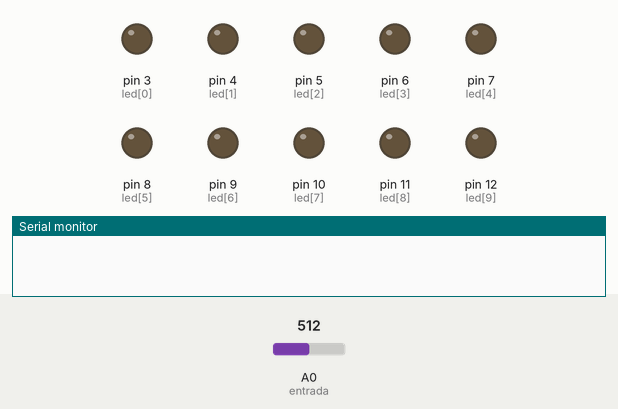
This sketch was run on a simulated Arduino Uno, built with avr-gcc and run on an emulated ATmega328P. Shown: output pins drawn as LEDs (lit = HIGH), the last lines printed to the serial monitor. The test bench sets the inputs (shaded band); at power-on: A0 (entrada) = 512.

Above: at 1.2 s.
1.3 s: A0 (entrada) set to 485
2.8 s: A0 (entrada) set to 478
At 3.7 s:
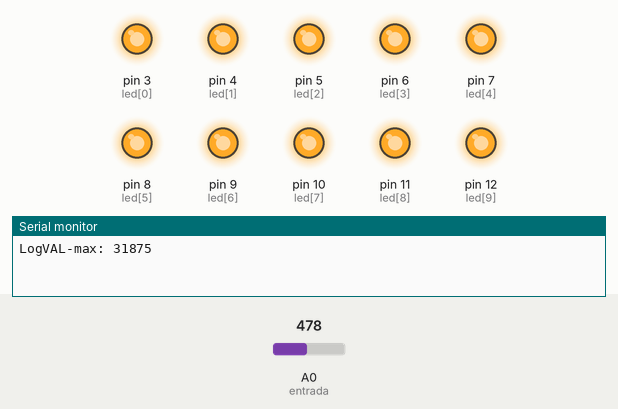
4.3 s: A0 (entrada) set to 309
5.8 s: A0 (entrada) set to 281
At 7.0 s:
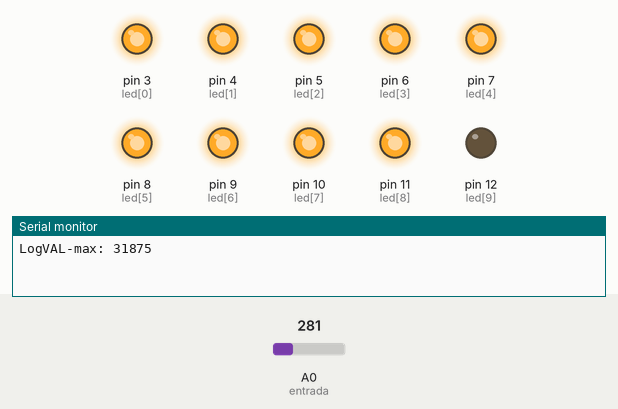
7.3 s: A0 (entrada) set to 306
At 8.4 s:
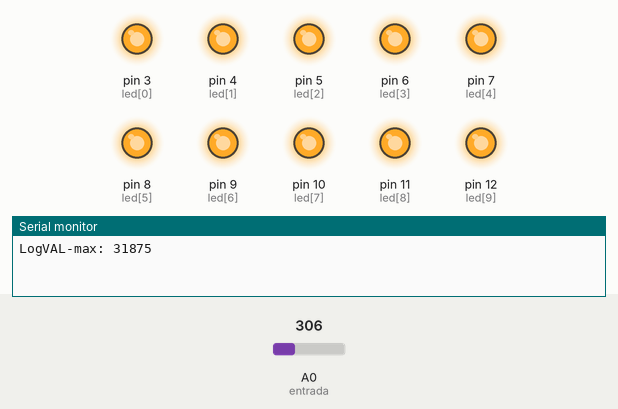
8.8 s: A0 (entrada) set to 122
At 9.5 s:
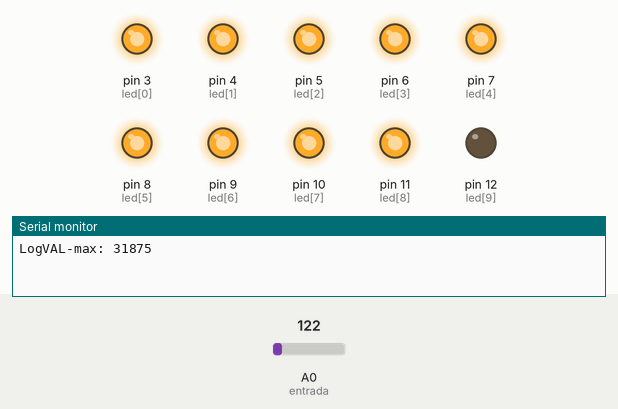
Timing chart, 0 to 11.3 s (numbered marks = the images above; inputs shaded):
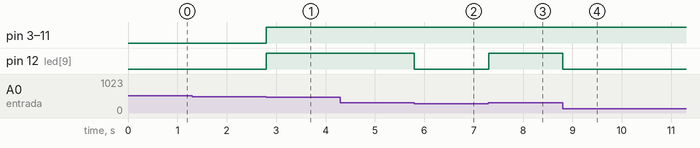

The sketch:

vumetro-completo.ino
```cpp
///////////////////////////////////////////////////
//////////////VÚMETRO PARA ARDUINO/////////////////
///////////////////////////////////////////////////
////////////Armando Astudillo Olalla///////////////
/////////////Asociación UC3Music-e/////////////////
////////Universidad Carlos III de Madrid///////////
///////////////////////////////////////////////////


int led[10] = {3,4,5,6,7,8,9,10,11,12}; //ASIGNAR PINES A LOS LEDs
int entrada = 0;                        //ENTRADA DE AUDIO
int audio, i, val, alto, logalto;
int a = 1;                              //IGUAL A 'O' PARA LINEAL Ó '1' PARA LOGARÍTMICO
int c = 1;                              //SEGUIR LA TABLA LINEAL AL FINAL DEL CODIGO
int d = 2;                              //SEGUIR LA TABLA LINEAL AL FINAL DEL CODIGO
int m =2;                               //SEGUIR LA TABLA LOGARÍTMICA AL FINAL DEL CODIGO


void setup()
{
  for (i = 0; i < 10; i++)
  pinMode(led[i], OUTPUT);
  pinMode(entrada, INPUT);
  Serial.begin(9600);
}

void loop()
{
  val = analogRead(entrada);               //LEE SEÑAL ENTRADA AUDIO


 if (a==0)
 {
    audio = (val*d)/c ;                    //TRANSFORMA LA ENTRADA SEGÚN DEPENDENCIA LINEAL

    if (val>alto)                          //COMPROBACIÓN DE MEDIDAS DEL VAL
    {
      alto = val;
      Serial.print("VAL-max: ");           //VALOR GUIA PARA ELECCIÓN DE PARÁMETROS
      Serial.println(alto);
    }
  }

  if (a!=0)
  {

    val = pow(val, m);                       //TRANSFORMA SEÑAL EN CURVA ASCENDENTE
    audio = log(val);                        //TRANSFORMA SEÑAL SALIDA EN LOGARITMO NEPERIANO

    if (val > logalto)                       //COMPROBACIÓN DE MEDIDAS DEL VAL
     {
       logalto = val;
       Serial.print("LogVAL-max: ");
       Serial.println(logalto);              //VALOR GUIO PARA ELECCIÓN DE PARÁMETROS

     }
   }

   //COMIENZO DE SELECCION DE LEDs

  if (audio <= 1)                              // SI EL VOLUMEN ES '0' PONE A OFF TODOS LOS LEDs
   {
    for(i = 0; i < 10; i++)
     {
       digitalWrite(led[i], LOW);
     }
   }

  else
    {
     for (i = 0; i < audio; i++)                // ENCIENDE LOS LEDs SEGÚN EL VOLUMEN
      {
       digitalWrite(led[i], HIGH);
      }

     for(i = i; i < 10; i++)                    // APAGA LOS LEDs SEGUN EL VOLUMEN
      {
        digitalWrite(led[i], LOW);
      }
    }
}


/*
///////////////////////////////////////////////////////////////////////////////////
//////////////////////TABLAS////DE////ELECCIÓN/////////////////////////////////////
///////////////////////////////////////////////////////////////////////////////////

------------------------------LINEAL------------------------------------------------
------------------------------------------------------------------------------------
----A--------------C------------D--------M------VAL_MX---------------------VOLUMEN--
----0--------------1------------2--------X-------19_25------------------------BAJO--
----0--------------5------------1--------X-------50_60--------------------B_NORMAL--
----0--------------7------------1--------X-------65_80----------------------NORMAL--
----0--------------8------------1--------X------73_140--------------------A_NORMAL--
----0-------------15------------1--------X------210_XX------------------------ALTO--
------------------------------------------------------------------------------------

---------------------------LOGARITMICO----------------------------------------------
------------------------------------------------------------------------------------
----A--------------C------------D--------M------LOGVAL_MX------------------VOLUMEN--
----1--------------X------------X--------5---------40.000---------------------BAJO--
----1--------------X------------X--------2---------40.000--------------ALTO_NORMAL--
------------------------------------------------------------------------------------
*/
```

Measured:
- the behaviour switches between 479 and 478 on A0 (entrada) (found by bisection; images 0 and 1)
- the behaviour switches between 296 and 295 on A0 (entrada) (found by bisection; images 1 and 2)
- after the input at 1.3 s, every drawn part: stays the same
- after the input at 2.8 s, pin 3 (led[0]), pin 4 (led[1]), pin 5 (led[2]), pin 6 (led[3]), pin 7 (led[4]), pin 8 (led[5]), pin 9 (led[6]), pin 10 (led[7]), pin 11 (led[8]), pin 12 (led[9]): LOW → HIGH at once
- after the input at 4.3 s, every drawn part: stays the same
- after the input at 5.8 s, pin 12 (led[9]): HIGH → LOW at once
- after the input at 7.3 s, pin 12 (led[9]): LOW → HIGH at once
- after the input at 8.8 s, pin 12 (led[9]): HIGH → LOW at once
